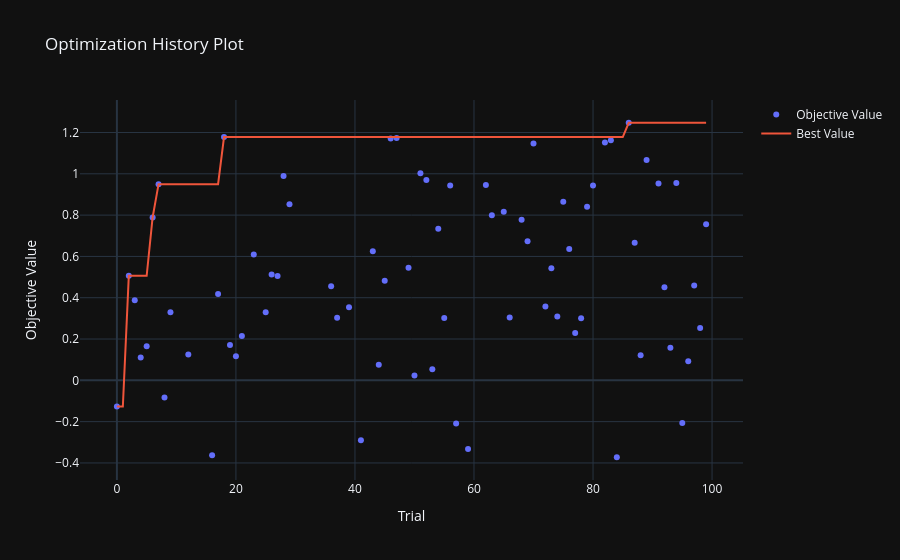

This figure's notebook cell:
### Markdown cell above
From the slice plot can notice a few things...

- ATR multiplier <2 also looks ideal as under 2 sortino values reach > 6

### Code cell
fig3 = optuna.visualization.plot_optimization_history(study)
show(fig3)
